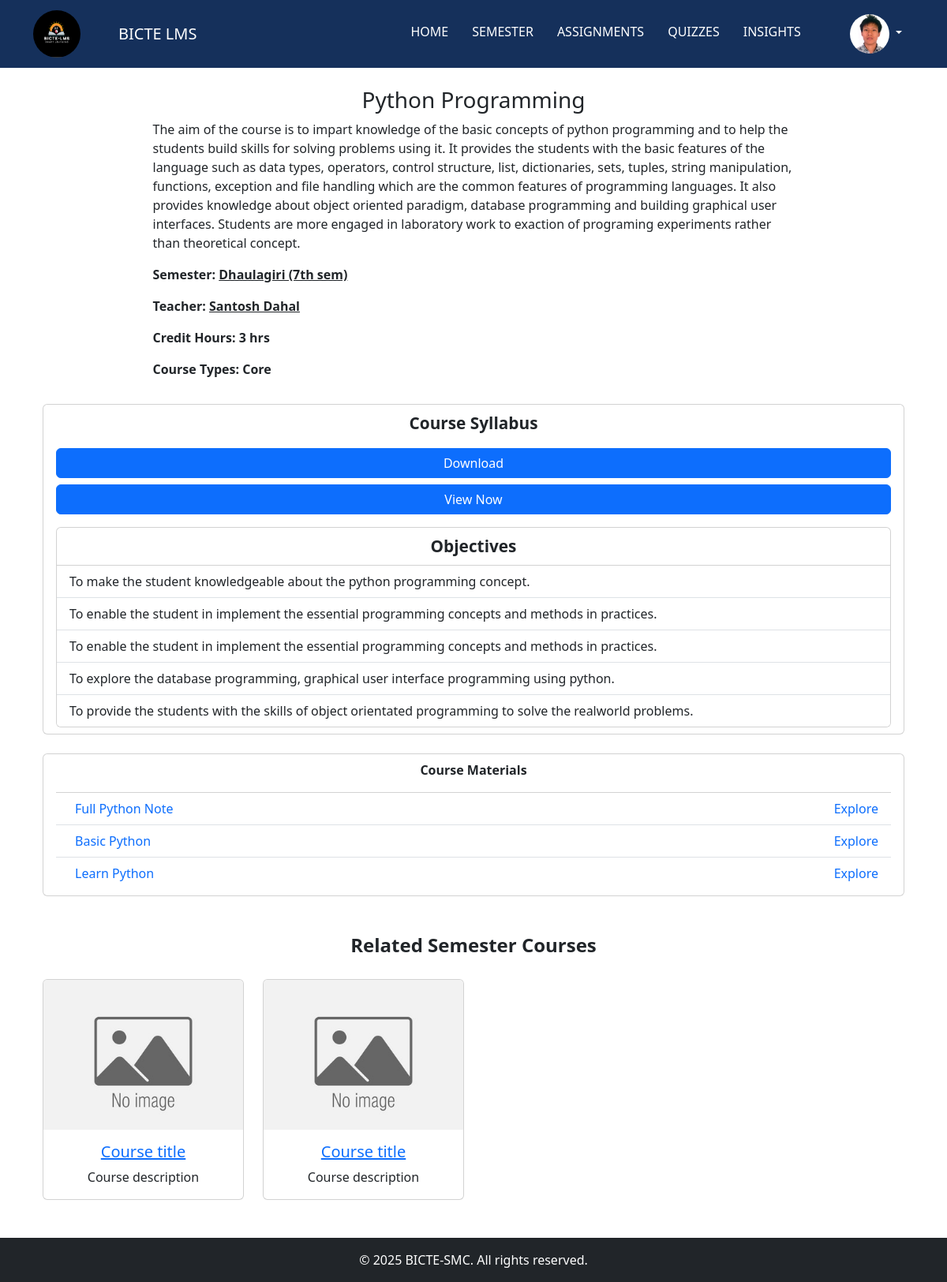
/st-course-detail/9 (signed in), run on the app's committed database.
### main/models.py (models this page shows, shortened)
class Student(models.Model):
    profile_picture = models.ImageField(upload_to='student_pics/', null=True, blank=True , default='no_image2.jpg')
    st_exam_roll_no = models.CharField(max_length=8, default='00000000')
    st_reg_no = models.CharField(max_length=40, default='0-0-000-00-0000')
    st_name = models.CharField(max_length=100)
    st_date_of_birth = models.DateField(null=True, blank=True)
    st_address = models.CharField(max_length=255)
    st_contact = models.CharField(max_length=15)
    enrollment_date = models.IntegerField(null=True, blank=True)
    st_email = models.EmailField(unique=True)
    st_password = models.CharField(max_length=128, default='studentSMC1')  # Add default password
    st_gender = models.CharField(max_length=10, choices=[('Male', 'Male'), ('Female', 'Female'), ('Other', 'Other')], null=True, blank=True)
    st_father_name = models.CharField(max_length=100, null=True, blank=True)
    semester = models.ForeignKey(Semester, on_delete=models.CASCADE)
    class Meta:
        verbose_name = "Student"
        verbose_name_plural = "Students"

class Course(models.Model):
    syllabus_file = models.FileField(upload_to='syllabus_files/', null=True, blank=True)
    subject_code = models.CharField(max_length=20)
    title = models.CharField(max_length=50)
    description = models.TextField()
    credits = models.IntegerField()
    is_elective = models.BooleanField(default=False, blank=True, null=True)
    semester = models.ForeignKey(Semester, on_delete=models.CASCADE)
    teacher = models.ForeignKey(Teacher, on_delete=models.SET_NULL, null=True, blank=True)
    class Meta:
        verbose_name = "Course"
        verbose_name_plural = "Courses"

class Semester(models.Model):
    EVEREST = "EV"
    ANNAPURNA = "AN"
    KANCHENJUNGA = "KA"
    MANASLU = "MA"
    LHOTSE = "LH"
    MAKALU = "MK"
    DHAULAGIRI = "DH"
    LANGTANG = "LA"
    SEMESTER_CHOICES = [
        (EVEREST, "Everest (1st sem)"),
        (ANNAPURNA, "Annapurna (2nd sem)"),
        (KANCHENJUNGA, "Kanchenjunga (3rd sem)"),
        (MANASLU, "Manaslu (4th sem)"),
        (LHOTSE, "Lhotse (5th sem)"),
        (MAKALU, "Makalu (6th sem)"),
        (DHAULAGIRI, "Dhaulagiri (7th sem)"),
        (LANGTANG, "Langtang (8th sem)"),
    ]
    se_name = models.CharField(max_length=2, choices=SEMESTER_CHOICES, default=EVEREST)
    batch = models.CharField(max_length=20)
    start_date = models.DateField()
    end_date = models.DateField(null=True, blank=True)
    is_active = models.BooleanField(default=True, verbose_name="Is Active")
    class Meta:
        verbose_name = "Semester"
        verbose_name_plural = "Semesters"

class Teacher(models.Model):
    GENDER_CHOICES = [
        ('male', 'Male'),
        ('female', 'Female'),
        ('other', 'Other'),
    ]
    profile_picture = models.ImageField(upload_to='teacher_pics/', null=True, blank=True, default='images/default_profile_image.jpg')
    t_full_name = models.CharField(max_length=50)
    designation = models.CharField(max_length=100, default='Teacher Assistant')
    t_email = models.EmailField(max_length=100, unique=True)
    t_password = models.CharField(max_length=255)
    t_phone_number = models.CharField(max_length=40)
    t_address = models.CharField(max_length=100)
    hire_date = models.DateField()
    gender = models.CharField(max_length=10,choices=GENDER_CHOICES, verbose_name="Gender",
        default='male')
    class Meta:
        verbose_name = "Teacher"
        verbose_name_plural = "Teachers"

class CourseObjectives(models.Model):
    course = models.ForeignKey(Course, on_delete=models.CASCADE, related_name='objectives', verbose_name="Course")
    objective = models.CharField(max_length=255)
    class Meta:
        verbose_name = "Course Objective"
        verbose_name_plural = "Course Objectives"

class CourseMaterial(models.Model):
    title = models.CharField(max_length=255, verbose_name="Material Title")
    file = models.FileField(upload_to="course_materials/", blank=True, null=True, verbose_name="Material File")
    external_link = models.URLField(blank=True, null=True, verbose_name="External Link")
    description = models.TextField(blank=True, null=True, verbose_name="Description")
    upload_date = models.DateField(auto_now_add=True, verbose_name="Upload Date")
    updated_at = models.DateField(auto_now=True, verbose_name="Last Updated")
    is_active = models.BooleanField(default=True, verbose_name="Is Active")
    material_type = models.ForeignKey(MaterialType, on_delete=models.CASCADE, related_name="materials", verbose_name="Material Type")
    course = models.ForeignKey(Course, on_delete=models.CASCADE, related_name="materials", verbose_name="Course")
    teacher = models.ForeignKey(Teacher, on_delete=models.CASCADE, related_name="materials", verbose_name="Teacher")
    class Meta:
        verbose_name = "Course Material"
        verbose_name_plural = "Course Materials"

### main/views.py (the view)
# urls.py: path('st-course-detail/<int:course_id>', views.STCourseDetailView.as_view(), name='st-course-detail'),
class STCourseDetailView(LoginRequiredMixin, TemplateView):
    template_name = 'student_template/st_course_detail.html'
    def get_context_data(self, **kwargs):
        context = super().get_context_data(**kwargs)
        try:
            student = Student.objects.get(id=self.request.session.get('user_id'))
            context['student'] = student
            course_id = self.kwargs.get('course_id')
            course = get_object_or_404(Course, id=course_id)
            context['course'] = course
            course_objectives = CourseObjectives.objects.filter(course=course)
            context['course_objectives'] = course_objectives
            course_materials = CourseMaterial.objects.filter(course=course, is_active=True)
            context['course_materials'] = course_materials
            semester = course.semester
            context['semester'] = semester
            teacher = course.teacher
            context['teacher'] = teacher
            related_courses = Course.objects.filter(semester=course.semester).exclude(id=course.id)
            context['related_courses'] = related_courses
        except Student.DoesNotExist:
            context['error'] = 'Student not found. Please log in again.'
        except Course.DoesNotExist:
            context['error'] = 'Course not found.'
        except Exception as e:
            context['error'] = f'An error occurred: {str(e)}'
        return context

### templates/student_template/st_course_detail.html (shortened to what this page needs)
{% extends "student_template/st_base_template.html" %} {% load static %} {% block title %} Course Detail - BICTESMC {% endblock %} {% block content %}
<div class="container mt-4">
    <div class="row">
        <div class="col-9 ms-auto me-auto">
            <h3 class="text-center">{{ course.title }}</h3>
            <p>{{course.description}}</p>
            <p class="fw-bold">
                Semester:
                <a href="/api/semester-course/1" class="text-dark">{{ course.semester.get_se_name_display }}</a>
            </p>
            {% if course.teacher.t_full_name%}
            <p class="fw-bold">
                Teacher:
                <a href="{% url 'teacher-details' pk=1 %}?course_id={{ course_id }}" class="text-dark">{{ course.teacher.t_full_name }}</a
        >
        {% else %}
        <p class="fw-bold">
            Teacher: No Teacher Assigned  </p>
        {% endif %}
      <p class="fw-bold">Credit Hours: {{course.credits }} hrs</p>
      <p class="fw-bold">Course Types: {% if course.is_elective %}Elective{% else %}Core{% endif %}</p>
    </div>
  </div>
  <div class="card mt-3 ps-3 pe-3 pt-2 pb-2 mb-2">
    <p class="fw-bold text-center " style="font-size: 1.3rem">Course Syllabus</p>
    <div class="row">
        {% if course.syllabus_file %}
            <div class="col-12 mb-2">
                <a href="{{ course.syllabus_file.url }}" download class="btn btn-primary w-100">Download</a>
        </div>
        <div class="col-12">
            <a href="{{ course.syllabus_file.url }}" target="_blank" class="btn btn-primary w-100">View Now</a>
        </div>
        {% else %}
        <div class="col-12">
            <p class="text-center">No syllabus file available.</p>
        </div>
        {% endif %}
    </div>
    <div class="card mt-3 pt-2">
        <div class="card-heade text-center fw-bold mb-2 " style="font-size: 1.3rem">Objectives</div>
        <ul class="list-group list-group-flush">
            {% for objective in course_objectives %}
            <li class="list-group-item">{{ objective.objective }}</li>
            {% endfor %}
        </ul>
    </div>
</div>
<div class="card mt-4 ps-3 pe-3 pt-2 pb-2 mb-3">
    <p class="fw-bold text-center">Course Materials</p>
    <ul class="list-group list-group-flush">
        {% for material in course_materials %}
        <li class="list-group-item d-flex material-item">
            {% if material.file %}
            <a href="{{ material.file.url }}" target="_blank" class="material-link d-flex align-items-center w-100 text-decoration-none">
                <span class="flex-grow-1">{{ material.title }}</span>
                <span class="export-text ms-2">Explore</span>
            </a>
            {% elif material.external_link %}
            <a href="{{ material.external_link }}" target="_blank" class="material-link d-flex align-items-center w-100 text-decoration-none">
                <span class="flex-grow-1">{{ material.title }}</span>
                <span class="export-text ms-2">Explore</span>
            </a>
            {% else %}
            <div class="d-flex align-items-center w-100">
                <i class="bi {{ material.material_type.icon_class }} me-2"></i>
                <span class="flex-grow-1">{{ material.title }}</span>
                <span class="export-text ms-2">No file or link available</span>
            </div>
            {% endif %}
        </li>
        {% endfor %}
    </ul>
</div>
<h4 class="pb-1 mt-5 mb-4 text-center fw-bold">Related Semester Courses</h4>
<div class="row">
    <div class="col-md-3">
        <div class="card md-4">
            <a href="/api/course-detail/1">
                <img src="{% static 'images/no_image.jpg' %}" class="card-img-top" alt="No Image" />
            </a>
            <div class="card-body">
                <h5 class="card-title text-center">
                    <a href="/api/course-detail/1">Course title</a>
                </h5>
                <p class="card-text text-center">Course description</p>
            </div>
        </div>
    </div>
    <div class="col-md-3">
        <div class="card">
            <a href="/api/course-detail/2">
                <img src="{% static 'images/no_image.jpg' %}" class="card-img-top" alt="No Image" />
            </a>
            <div class="card-body">
                <h5 class="card-title text-center">
                    <a href="#">Course title</a>
                </h5>
                <p class="card-text text-center">Course description</p>
            </div>
        </div>
    </div>
</div>
</div>
{% endblock %}

### templates/student_template/st_base_template.html (shortened to what this page needs)
<!DOCTYPE html>
<html lang="en">
<head>
    <link rel="stylesheet" href="https://cdn.jsdelivr.net/npm/bootstrap-icons@1.11.3/font/bootstrap-icons.min.css">
    <link href="https://cdn.jsdelivr.net/npm/bootstrap@5.3.0/dist/css/bootstrap.min.css" rel="stylesheet" />
</head>
<body>
    {% load static %}
    <nav class="navbar navbar-expand-lg navbar-dark bg-dark">
        <div class="container">
            <div class="navbar-logo">
                <img src="{% static 'images/main_logo.png' %}" alt="Logo" />
            </div>
            <a class="navbar-brand ms-5" href="#">BICTE LMS</a>
            <div class="collapse navbar-collapse" id="navbarNav">
                <ul class="navbar-nav ms-auto this_pading">
                    <li class="nav-item custom-padding">
                        <a class="nav-link {% if request.path == '/api/student-home/' %}active{% endif %}" href="/api/student-home/">Home</a
              >
            </li>
            <li class="nav-item custom-padding">
              <a
                class="nav-link {% if request.path == '/api/student-course/' %}active{% endif %}"
                href="/api/student-course/"
                >Semester</a
              >
            </li>
            <li class="nav-item custom-padding">
              <a
                class="nav-link {% if request.path == '/assignment/' %}active{% endif %}"
                href="api/student-assignment/"
                >Assignments</a
              >
            </li>
            <li class="nav-item custom-padding">
              <a
                class="nav-link {% if request.path == '/api/leaderboard/' %}active{% endif %}"
                href="/api/leaderboard/"
                >Quizzes</a
              >
            </li>
            <li class="nav-item custom-padding dropdown">
              <a
                class="nav-link {% if request.path == '#' %}active{% endif %}"
                href="#"
                >Insights</a
              >
            </li>
              </ul>
            <li class="nav-item dropdown user_profile">
              <a
                class="nav-link dropdown-toggle no-hover"
                href="#"
                id="navbarDropdown"
                role="button"
                data-bs-toggle="dropdown"
                aria-expanded="false"
              >
                {% if student.profile_picture %}
                <img
                  src="{{ student.profile_picture.url }}"
                  alt="Profile Picture"
                  class="rounded-circle"
                  style="width: 50px; height: 50px"
                />
                {% endif %}
              </a>
            </li>
        </div>
      </div>
    </nav>
    <div class="container mt-4">{% block content %}{% endblock %}</div>
    <footer class="bg-dark text-white text-center p-3 mt-5">
      &copy; <span id="current-year"></span> BICTE-SMC. All rights reserved.
    </footer>
  </body>
</html>

### templates/student_template/st_base_template.html (style rules this page uses)
.navbar-logo img { width: 60px; height: 60px; border-radius: 50%; transition: transform 0.3s ease; }
.navbar { background-color: #15305b !important; }
.navbar .navbar-nav .nav-link { color: #fff !important; font-weight: 500; padding: 10px 15px; text-transform: uppercase; transition: all 0.3s ease; }
.custom-padding { padding-top: 10px; }
.user_profile { padding-left: 2rem; }

### data on the page
Student: profile_picture (picture)
Course: title "Python Programming", description "The aim of the course is to impart knowledge of the basic concepts of python programming and to help the students build skills for solving problems using it. It provides the students with the basic features of the language such as data types, operators, control structure, list, dictionaries, sets, tuples, string manipulation, functions, exception and file handling which are the common features of programming languages. It also provides knowledge about object oriented paradigm, database programming and building graphical user interfaces. Students are more engaged in laboratory work to exaction of programing experiments rather than theoretical concept.", semester.se_name "Dhaulagiri (7th sem)", teacher.t_full_name "Santosh Dahal", credits "3"
CourseObjectives: objective "To make the student knowledgeable about the python programming concept."
CourseObjectives: objective "To enable the student in implement the essential programming concepts and methods in practices."
CourseObjectives: objective "To enable the student in implement the essential programming concepts and methods in practices."
CourseObjectives: objective "To explore the database programming, graphical user interface programming using python."
CourseObjectives: objective "To provide the students with the skills of object orientated programming to solve the realworld problems."
CourseMaterial: title "Full Python Note"
CourseMaterial: title "Basic Python"
CourseMaterial: title "Learn Python"
